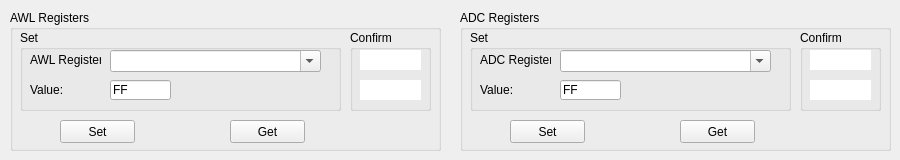
    <widget class="QWidget" name="tab">
     <attribute name="title">
      <string>Registers</string>
     </attribute>
     <widget class="QGroupBox" name="registerFPGAGroupBox">
      <property name="geometry">
       <rect>
        <x>10</x>
        <y>10</y>
        <width>431</width>
        <height>141</height>
       </rect>
      </property>
      <property name="title">
       <string>AWL Registers</string>
      </property>
      <widget class="QPushButton" name="registerFPGASetPushButton">
       <property name="geometry">
        <rect>
         <x>50</x>
         <y>110</y>
         <width>75</width>
         <height>23</height>
        </rect>
       </property>
       <property name="text">
        <string>Set</string>
       </property>
      </widget>
      <widget class="QPushButton" name="registerFPGAGetPushButton">
       <property name="geometry">
        <rect>
         <x>220</x>
         <y>110</y>
         <width>75</width>
         <height>23</height>
        </rect>
       </property>
       <property name="text">
        <string>Get</string>
       </property>
      </widget>
      <widget class="QGroupBox" name="registerFPGASetGroupBox">
       <property name="geometry">
        <rect>
         <x>10</x>
         <y>20</y>
         <width>321</width>
         <height>81</height>
        </rect>
       </property>
       <property name="minimumSize">
        <size>
         <width>4</width>
         <height>0</height>
        </size>
       </property>
       <property name="title">
        <string>Set</string>
       </property>
       <widget class="QLabel" name="registerFPGAAddressSetLabel">
        <property name="geometry">
         <rect>
          <x>10</x>
          <y>22</y>
          <width>71</width>
          <height>16</height>
         </rect>
        </property>
        <property name="text">
         <string>AWL Register:</string>
        </property>
       </widget>
       <widget class="QLabel" name="registerFPGAValueSetLabel">
        <property name="geometry">
         <rect>
          <x>10</x>
          <y>52</y>
          <width>41</width>
          <height>16</height>
         </rect>
        </property>
        <property name="text">
         <string>Value:</string>
        </property>
       </widget>
       <widget class="QComboBox" name="registerFPGAAddressSetComboBox">
        <property name="geometry">
         <rect>
          <x>90</x>
          <y>20</y>
          <width>211</width>
          <height>22</height>
         </rect>
        </property>
        <property name="editable">
         <bool>true</bool>
        </property>
       </widget>
       <widget class="QLineEdit" name="registerFPGAValueSetLineEdit">
        <property name="geometry">
         <rect>
          <x>90</x>
          <y>50</y>
          <width>61</width>
          <height>20</height>
         </rect>
        </property>
        <property name="inputMask">
         <string>hhhhhhhH</string>
        </property>
        <property name="text">
         <string>FF</string>
        </property>
        <property name="frame">
         <bool>true</bool>
        </property>
       </widget>
      </widget>
      <widget class="QGroupBox" name="registerFPGAGetGroupBox">
       <property name="geometry">
        <rect>
         <x>340</x>
         <y>20</y>
         <width>81</width>
         <height>81</height>
        </rect>
       </property>
       <property name="minimumSize">
        <size>
         <width>4</width>
         <height>0</height>
        </size>
       </property>
       <property name="title">
        <string>Confirm</string>
       </property>
       <widget class="QLineEdit" name="registerFPGAAddressGetLineEdit">
        <property name="geometry">
         <rect>
          <x>10</x>
          <y>20</y>
          <width>61</width>
          <height>20</height>
         </rect>
        </property>
        <property name="inputMask">
         <string>hhhhhhhH</string>
        </property>
        <property name="frame">
         <bool>false</bool>
        </property>
        <property name="readOnly">
         <bool>true</bool>
        </property>
       </widget>
       <widget class="QLineEdit" name="registerFPGAValueGetLineEdit">
        <property name="geometry">
         <rect>
          <x>10</x>
          <y>50</y>
          <width>61</width>
          <height>20</height>
         </rect>
        </property>
        <property name="inputMask">
         <string>hhhhhhhH</string>
        </property>
        <property name="frame">
         <bool>false</bool>
        </property>
        <property name="readOnly">
         <bool>true</bool>
        </property>
       </widget>
      </widget>
     </widget>
     <widget class="QGroupBox" name="registerADCGroupBox">
      <property name="geometry">
       <rect>
        <x>460</x>
        <y>10</y>
        <width>431</width>
        <height>141</height>
       </rect>
      </property>
      <property name="title">
       <string>ADC Registers</string>
      </property>
      <widget class="QPushButton" name="registerADCSetPushButton">
       <property name="geometry">
        <rect>
         <x>50</x>
         <y>110</y>
         <width>75</width>
         <height>23</height>
        </rect>
       </property>
       <property name="text">
        <string>Set</string>
       </property>
      </widget>
      <widget class="QPushButton" name="registerADCGetPushButton">
       <property name="geometry">
        <rect>
         <x>220</x>
         <y>110</y>
         <width>75</width>
         <height>23</height>
        </rect>
       </property>
       <property name="text">
        <string>Get</string>
       </property>
      </widget>
      <widget class="QGroupBox" name="registerADCSetGroupBox">
       <property name="geometry">
        <rect>
         <x>10</x>
         <y>20</y>
         <width>321</width>
         <height>81</height>
        </rect>
       </property>
       <property name="minimumSize">
        <size>
         <width>4</width>
         <height>0</height>
        </size>
       </property>
       <property name="title">
        <string>Set</string>
       </property>
       <widget class="QLabel" name="registerADCAddressSetLabel">
        <property name="geometry">
         <rect>
          <x>10</x>
          <y>22</y>
          <width>71</width>
          <height>16</height>
         </rect>
        </property>
        <property name="text">
         <string>ADC Register:</string>
        </property>
       </widget>
       <widget class="QLabel" name="registerADCValueSetLabel">
        <property name="geometry">
         <rect>
          <x>10</x>
          <y>52</y>
          <width>41</width>
          <height>16</height>
         </rect>
        </property>
        <property name="text">
         <string>Value:</string>
        </property>
       </widget>
       <widget class="QComboBox" name="registerADCAddressSetComboBox">
        <property name="geometry">
         <rect>
          <x>90</x>
          <y>20</y>
          <width>211</width>
          <height>22</height>
         </rect>
        </property>
        <property name="editable">
         <bool>true</bool>
        </property>
       </widget>
       <widget class="QLineEdit" name="registerADCValueSetLineEdit">
        <property name="geometry">
         <rect>
          <x>90</x>
          <y>50</y>
          <width>61</width>
          <height>20</height>
         </rect>
        </property>
        <property name="inputMask">
         <string>hhhhhhhH</string>
        </property>
        <property name="text">
         <string>FF</string>
        </property>
        <property name="frame">
         <bool>true</bool>
        </property>
       </widget>
      </widget>
      <widget class="QGroupBox" name="registerADCGetGroupBox">
       <property name="geometry">
        <rect>
         <x>340</x>
         <y>20</y>
         <width>81</width>
         <height>81</height>
        </rect>
       </property>
       <property name="minimumSize">
        <size>
         <width>4</width>
         <height>0</height>
        </size>
       </property>
       <property name="title">
        <string>Confirm</string>
       </property>
       <widget class="QLineEdit" name="registerADCAddressGetLineEdit">
        <property name="geometry">
         <rect>
          <x>10</x>
          <y>20</y>
          <width>61</width>
          <height>20</height>
         </rect>
        </property>
        <property name="inputMask">
         <string>hhhhhhhH</string>
        </property>
        <property name="frame">
         <bool>false</bool>
        </property>
        <property name="readOnly">
         <bool>true</bool>
        </property>
       </widget>
       <widget class="QLineEdit" name="registerADCValueGetLineEdit">
        <property name="geometry">
         <rect>
          <x>10</x>
          <y>50</y>
          <width>61</width>
          <height>20</height>
         </rect>
        </property>
        <property name="inputMask">
         <string>hhhhhhhH</string>
        </property>
        <property name="frame">
         <bool>false</bool>
        </property>
        <property name="readOnly">
         <bool>true</bool>
        </property>
       </widget>
      </widget>
     </widget>
    </widget>
